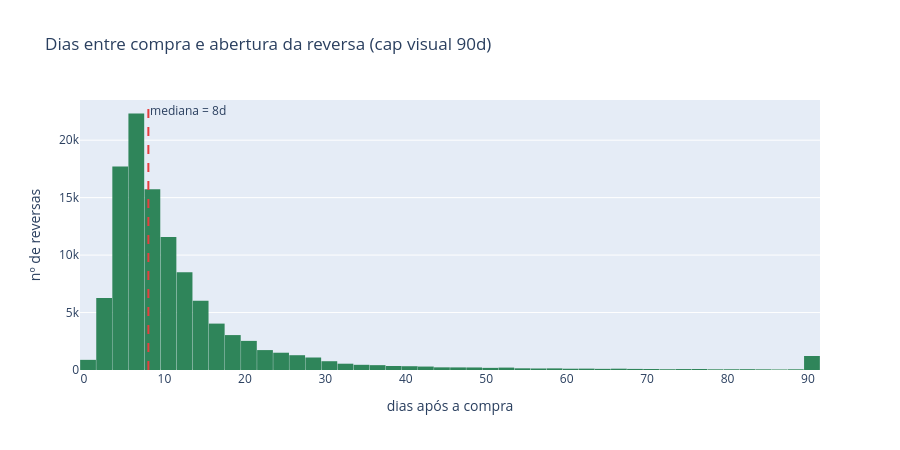

Write notebook code for a chart like this one.
### Markdown cell above
## 8. Distribuição e tipo (compra → reversa)

### Code cell
pcts = [0.10, 0.25, 0.50, 0.75, 0.90, 0.95]
print(dfc["dias_compra_ate_reversa"].describe(percentiles=pcts).round(2))
for d in [7, 15, 30, 60]:
    print(f"% das reversas abertas em até {d:>2}d após a compra: {(dfc['dias_compra_ate_reversa'] <= d).mean():.1%}")

# histograma interativo (cap visual em 90d para leitura)
cap = dfc["dias_compra_ate_reversa"].clip(upper=90)
med = dfc["dias_compra_ate_reversa"].median()

fig = px.histogram(cap, nbins=60, title="Dias entre compra e abertura da reversa (cap visual 90d)",
                    labels={"value": "dias após a compra"}, color_discrete_sequence=["#2f855a"])
fig.add_vline(x=med, line_dash="dash", line_color="#e53e3e",
              annotation_text=f"mediana = {med:.0f}d", annotation_position="top right")
fig.update_layout(xaxis_title="dias após a compra", yaxis_title="nº de reversas", showlegend=False,
                   bargap=0.02, height=450)
fig.show()

stats_tipo_compra = (dfc.groupby("tipo")["dias_compra_ate_reversa"]
    .agg(n="count", mediana="median", media="mean",
         p90=lambda s: s.quantile(0.90),
         pct_ate_15d=lambda s: (s <= 15).mean())
    .sort_values("n", ascending=False).round(2))
display(stats_tipo_compra)

### Figure 1 — Plotly figure (JSON) as saved in the notebook; plotly's stock layout.template omitted (floating-point values rounded to 4 significant figures; data arrays with more than 128 entries replaced by an {"elided": "..."} marker saying what was removed)
{"data": [{"bingroup": "x", "hovertemplate": "variable=dias_compra_ate_reversa<br>dias após a compra=%{x}<br>count=%{y}<extra></extra>", "legendgroup": "dias_compra_ate_reversa", "marker": {"color": "#2f855a", "pattern": {"shape": ""}}, "name": "dias_compra_ate_reversa", "nbinsx": 60, "orientation": "v", "showlegend": true, "type": "histogram", "x": {"elided": "111333 int values"}, "xaxis": "x", "yaxis": "y"}], "layout": {"annotations": [{"showarrow": false, "text": "mediana = 8d", "x": 8.0, "xanchor": "left", "xref": "x", "y": 1, "yanchor": "top", "yref": "y domain"}], "bargap": 0.02, "barmode": "relative", "height": 450, "legend": {"title": {"text": "variable"}, "tracegroupgap": 0}, "shapes": [{"line": {"color": "#e53e3e", "dash": "dash"}, "type": "line", "x0": 8.0, "x1": 8.0, "xref": "x", "y0": 0, "y1": 1, "yref": "y domain"}], "showlegend": false, "title": {"text": "Dias entre compra e abertura da reversa (cap visual 90d)"}, "xaxis": {"anchor": "y", "domain": [0.0, 1.0], "title": {"text": "dias após a compra"}}, "yaxis": {"anchor": "x", "domain": [0.0, 1.0], "title": {"text": "nº de reversas"}}}}
